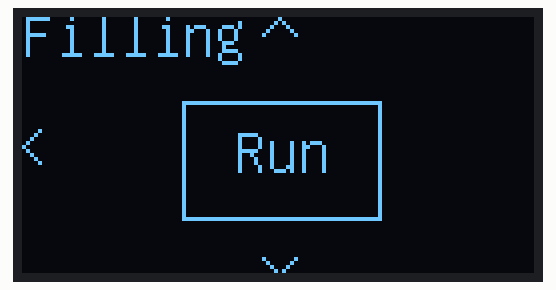
A sketch run on a simulated Arduino Uno, built with avr-gcc and run on an emulated ATmega328P. Parts: 128×64 one-colour display.

Above: at 0.2 s.

The sketch:

Filling_Run_box.ino
```cpp
#include "U8glib.h"


//**************************************************
U8GLIB_SSD1306_128X64 u8g(5, 6, 3, 8, 7);
//**************************************************

void setup() {
  u8g.setFont(u8g_font_unifont);
  u8g.setColorIndex(1); // Instructs the display to draw with a pixel on.
}

void loop() {
  u8g.firstPage();
  u8g.firstPage();
  do{
   //text
   u8g.drawStr( 0, 10 , "Filling");
   //up arrow
   u8g.drawLine(60, 4, 64, 0);
   u8g.drawLine(64, 0, 68, 4);
   //down arrow
   u8g.drawLine(60, 60, 64, 64);
   u8g.drawLine(64, 64, 68, 60);
   //left arrow
   u8g.drawLine(0, 32, 4,28);
   u8g.drawLine(0, 32, 4,36);
   // draw box
   u8g.drawFrame(40,21,50,30);
   //text
   u8g.drawStr( 53, 39 , "Run");
   //animation

  }while(u8g.nextPage());
   delay(100);
}
```
